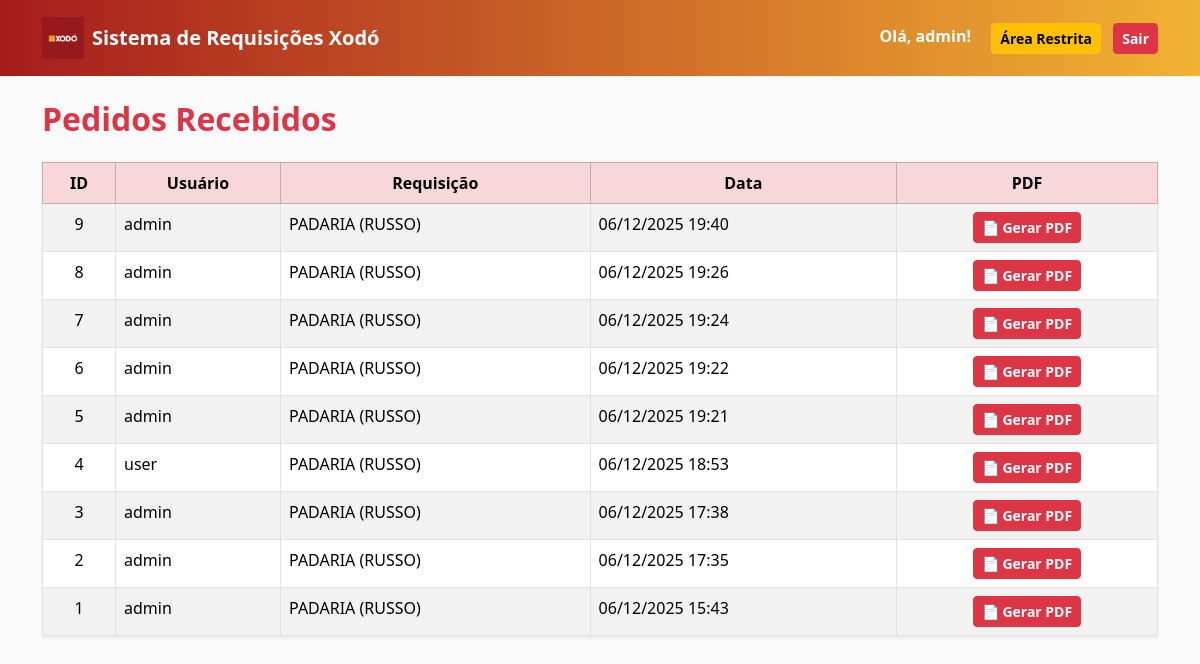
Page /xodo-admin/pedidos/ (signed in) on the committed database.
### core/models.py (models this page shows, shortened)
class Order(models.Model):
    user = models.ForeignKey(User, on_delete=models.CASCADE)
    requisition = models.ForeignKey(Requisition, on_delete=models.CASCADE)
    created_at = models.DateTimeField(auto_now_add=True)
    is_read = models.BooleanField(default=False)
    class Meta:
        permissions = [
            ("can_receive_orders", "Pode receber e gerenciar pedidos"),
        ]

class Requisition(models.Model):
    name = models.CharField(max_length=100)
    description = models.TextField(blank=True)
    image = models.ImageField(upload_to="requisitions/", null=True, blank=True)
    icon = models.ImageField(upload_to="icons/", null=True, blank=True)
    created_at = models.DateTimeField(auto_now_add=True)

### core/views.py (the view)
# urls.py: path("xodo-admin/pedidos/", views.order_list, name="order_list"),
@staff_member_required
def order_list(request):
    orders = Order.objects.all().order_by("-created_at")
    pending_orders = Order.objects.filter(is_read=False).count()
    Order.objects.filter(is_read=False).update(is_read=True)
    return render(request, "admin/orders.html", {
        "orders": orders,
        "pending_orders": pending_orders
    })

### core/templates/admin/orders.html (shortened to what this page needs)
{% extends "base.html" %}
{% load static %}
{% block content %}
<h2 class="fw-bold mb-4 text-danger">Pedidos Recebidos</h2>
<table class="table table-bordered table-striped shadow-sm bg-white">
    <thead class="table-danger">
        <tr class="fw-bold text-center">
            <th>ID</th>
            <th>Usuário</th>
            <th>Requisição</th>
            <th>Data</th>
            <th>PDF</th>
        </tr>
    </thead>
    <tbody>
        {% for order in orders %}
        <tr>
            <td class="text-center">{{ order.id }}</td>
            <td>{{ order.user.username }}</td>
            <td>{{ order.requisition.name }}</td>
            <td>{{ order.created_at|date:"d/m/Y H:i" }}</td>
            <td class="text-center">
                <a href="/xodo-admin/pedidos/{{ order.id }}/pdf/" class="btn btn-sm btn-danger fw-bold">
                    📄 Gerar PDF
                </a>
            </td>
        </tr>
        {% endfor %}
    </tbody>
</table>
{% endblock %}

### core/templates/base.html (shortened to what this page needs)
{% load static %}
<!DOCTYPE html>
<html lang="pt-br">
<head>
    <link href="https://cdn.jsdelivr.net/npm/bootstrap@5.3.3/dist/css/bootstrap.min.css" rel="stylesheet">
</head>
<body>
<nav class="navbar xodo-navbar mb-4">
    <div class="container d-flex justify-content-between">
        <a href="/" class="navbar-brand d-flex align-items-center text-white fw-bold">
            <img src="{% static 'logo_xodo.png' %}" class="xodo-logo me-2">
            Sistema de Requisições Xodó
        </a>
        {% if user.is_authenticated %}
            <div>
                <span class="nav-user me-3">Olá, {{ user.username }}!</span>
                {% if user.is_staff %}
                <a href="/xodo-admin/" class="btn btn-warning btn-sm fw-bold me-2">
                    Área Restrita
                </a>
                {% endif %}
                <a href="/logout/" class="btn btn-danger btn-sm fw-bold">Sair</a>
            </div>
        {% endif %}
    </div>
</nav>
<div class="container mb-5">
    {% block content %}{% endblock %}
</div>
</body>
</html>

### core/templates/base.html (style rules this page uses)
:root { --xodo-red: #a61c1c; --xodo-red-dark: #7a1111; --xodo-yellow: #f2b233; }
body { background: #fafafa; }
.xodo-navbar { background: linear-gradient(90deg, #A61C1C, #F2B233); padding: 12px; }
.xodo-logo { height: 42px; }
.nav-user { font-weight: bold; color: white; }

### rows in the picture
Order: id "9", user.username "admin", requisition.name "PADARIA (RUSSO)", created_at "06/12/2025 19:40"
Order: id "8", user.username "admin", requisition.name "PADARIA (RUSSO)", created_at "06/12/2025 19:26"
Order: id "7", user.username "admin", requisition.name "PADARIA (RUSSO)", created_at "06/12/2025 19:24"
Order: id "6", user.username "admin", requisition.name "PADARIA (RUSSO)", created_at "06/12/2025 19:22"
Order: id "5", user.username "admin", requisition.name "PADARIA (RUSSO)", created_at "06/12/2025 19:21"
Order: id "4", user.username "user", requisition.name "PADARIA (RUSSO)", created_at "06/12/2025 18:53"
Order: id "3", user.username "admin", requisition.name "PADARIA (RUSSO)", created_at "06/12/2025 17:38"
Order: id "2", user.username "admin", requisition.name "PADARIA (RUSSO)", created_at "06/12/2025 17:35"
Order: id "1", user.username "admin", requisition.name "PADARIA (RUSSO)", created_at "06/12/2025 15:43"

### other values in the picture
{{ user.username }} "admin"
